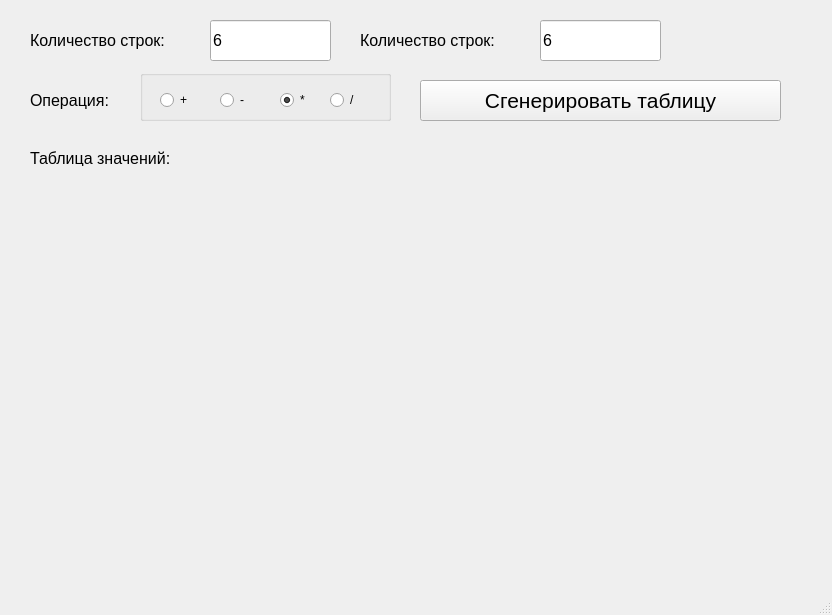
<?xml version="1.0" encoding="UTF-8"?>
<ui version="4.0">
 <class>MainWindow</class>
 <widget class="QMainWindow" name="MainWindow">
  <property name="geometry">
   <rect>
    <x>0</x>
    <y>0</y>
    <width>832</width>
    <height>615</height>
   </rect>
  </property>
  <property name="windowTitle">
   <string>Задача 36: таблица математических операций</string>
  </property>
  <widget class="QWidget" name="centralwidget">
   <widget class="QLineEdit" name="leRows">
    <property name="geometry">
     <rect>
      <x>210</x>
      <y>20</y>
      <width>121</width>
      <height>41</height>
     </rect>
    </property>
    <property name="font">
     <font>
      <pointsize>12</pointsize>
     </font>
    </property>
    <property name="text">
     <string>6</string>
    </property>
   </widget>
   <widget class="QLabel" name="label">
    <property name="geometry">
     <rect>
      <x>30</x>
      <y>20</y>
      <width>171</width>
      <height>41</height>
     </rect>
    </property>
    <property name="font">
     <font>
      <pointsize>12</pointsize>
     </font>
    </property>
    <property name="text">
     <string>Количество строк:</string>
    </property>
   </widget>
   <widget class="QLineEdit" name="leColumns">
    <property name="geometry">
     <rect>
      <x>540</x>
      <y>20</y>
      <width>121</width>
      <height>41</height>
     </rect>
    </property>
    <property name="font">
     <font>
      <pointsize>12</pointsize>
     </font>
    </property>
    <property name="text">
     <string>6</string>
    </property>
   </widget>
   <widget class="QLabel" name="label_2">
    <property name="geometry">
     <rect>
      <x>360</x>
      <y>20</y>
      <width>171</width>
      <height>41</height>
     </rect>
    </property>
    <property name="font">
     <font>
      <pointsize>12</pointsize>
     </font>
    </property>
    <property name="text">
     <string>Количество строк:</string>
    </property>
   </widget>
   <widget class="QLabel" name="label_3">
    <property name="geometry">
     <rect>
      <x>30</x>
      <y>150</y>
      <width>191</width>
      <height>16</height>
     </rect>
    </property>
    <property name="font">
     <font>
      <pointsize>12</pointsize>
     </font>
    </property>
    <property name="text">
     <string>Таблица значений:</string>
    </property>
   </widget>
   <widget class="QLabel" name="lbTable">
    <property name="geometry">
     <rect>
      <x>30</x>
      <y>190</y>
      <width>781</width>
      <height>381</height>
     </rect>
    </property>
    <property name="font">
     <font>
      <family>Courier New</family>
      <pointsize>10</pointsize>
     </font>
    </property>
    <property name="text">
     <string/>
    </property>
    <property name="textFormat">
     <enum>Qt::AutoText</enum>
    </property>
    <property name="alignment">
     <set>Qt::AlignLeading|Qt::AlignLeft|Qt::AlignTop</set>
    </property>
   </widget>
   <widget class="QLabel" name="label_4">
    <property name="geometry">
     <rect>
      <x>30</x>
      <y>80</y>
      <width>111</width>
      <height>41</height>
     </rect>
    </property>
    <property name="font">
     <font>
      <pointsize>12</pointsize>
     </font>
    </property>
    <property name="text">
     <string>Операция:</string>
    </property>
   </widget>
   <widget class="QPushButton" name="btGenerateTable">
    <property name="geometry">
     <rect>
      <x>420</x>
      <y>80</y>
      <width>361</width>
      <height>41</height>
     </rect>
    </property>
    <property name="font">
     <font>
      <pointsize>16</pointsize>
     </font>
    </property>
    <property name="text">
     <string>Сгенерировать таблицу</string>
    </property>
   </widget>
   <widget class="QGroupBox" name="groupBox">
    <property name="geometry">
     <rect>
      <x>140</x>
      <y>70</y>
      <width>251</width>
      <height>51</height>
     </rect>
    </property>
    <property name="title">
     <string/>
    </property>
    <widget class="QRadioButton" name="rbPlus">
     <property name="geometry">
      <rect>
       <x>20</x>
       <y>20</y>
       <width>51</width>
       <height>20</height>
      </rect>
     </property>
     <property name="text">
      <string>+</string>
     </property>
    </widget>
    <widget class="QRadioButton" name="rbMinus">
     <property name="geometry">
      <rect>
       <x>80</x>
       <y>20</y>
       <width>51</width>
       <height>20</height>
      </rect>
     </property>
     <property name="text">
      <string>-</string>
     </property>
    </widget>
    <widget class="QRadioButton" name="rbMult">
     <property name="geometry">
      <rect>
       <x>140</x>
       <y>20</y>
       <width>51</width>
       <height>20</height>
      </rect>
     </property>
     <property name="text">
      <string>*</string>
     </property>
     <property name="checked">
      <bool>true</bool>
     </property>
    </widget>
    <widget class="QRadioButton" name="rbDiv">
     <property name="geometry">
      <rect>
       <x>190</x>
       <y>20</y>
       <width>51</width>
       <height>20</height>
      </rect>
     </property>
     <property name="text">
      <string>/</string>
     </property>
    </widget>
   </widget>
  </widget>
  <widget class="QMenuBar" name="menubar">
   <property name="geometry">
    <rect>
     <x>0</x>
     <y>0</y>
     <width>832</width>
     <height>26</height>
    </rect>
   </property>
  </widget>
  <widget class="QStatusBar" name="statusbar"/>
 </widget>
 <resources/>
 <connections/>
</ui>
